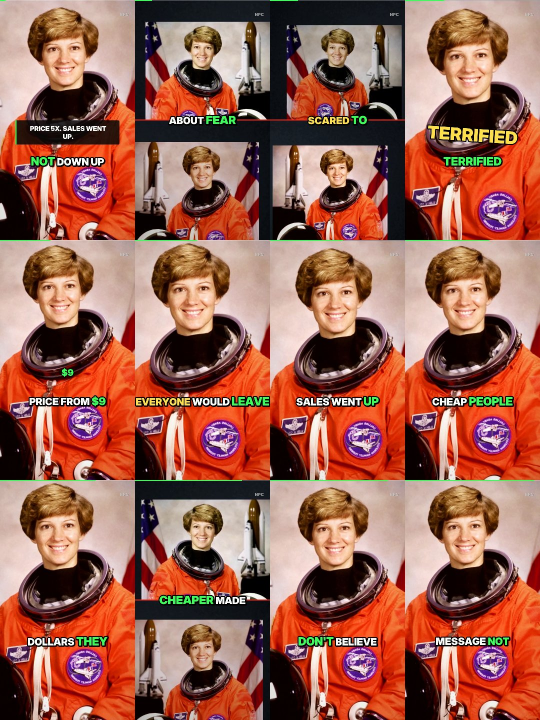
#> input picture NPC_VIRAL_STUDIO/NPC_TEST_PODCAST/QC/NPC_CLIP_01_contact_sheet.jpg, 1080 x 1440 px (shown at 1/2 size)
$ python -i short1.py   (imports and definitions only)
#> lines starting #> are read from the running program, lines starting #| are printed output that depends on the picture
#!/usr/bin/env python3
# SPACE SECRETS — Short #1 from the Moon documentary: "No Moon = No Tides?" (vertical 1080x1920).
# Script: /yt-script-scored hook (82 STRONG) + documentary lines 38–48. Built under Retention System V3.
import json, math, re, subprocess, sys
from multiprocessing import Pool

import numpy as np
import soundfile as sf
from PIL import Image, ImageDraw, ImageFilter, ImageFont
from scipy import ndimage

import earth, moonr, star
from sfx import SR, lp, hp, bp, envx, place, osc, boom, crack, whoosh, tick, riser, reverb, arng

W, H, FPS = 1080, 1920, 30
star.W, star.H = W, H
# [1 line not run here, left out]

# ------------------------------------------------------------------ timeline: new hook + documentary lines 38-48
HOOK_WORDS = ["Lose", "the", "Moon,", "and", "you", "lose", "about", "2", "of", "every", "3", "feet", "of", "tide.", "But", "why", "not", "all", "of", "it?"]
def build_timing():
    h, sr = sf.read("vo/TH.wav")
    hop = int(0.01 * sr)
    e = np.array([np.sqrt(np.mean(h[i:i + hop] ** 2)) for i in range(0, len(h) - hop, hop)])
    v = np.where(e > 0.02 * e.max())[0]; a, b = v[0], v[-1]
    syl = lambda w: max(1, len(re.findall(r"[aeiouy]+", w.lower()))) + (0.6 if re.search(r"[,.?]$", w) else 0)
    wts = np.array([syl(w if w not in ("2", "3") else "three") for w in HOOK_WORDS], float)
    bnd = a + (b - a) * np.concatenate([[0], np.cumsum(wts) / wts.sum()])
    t0 = 0.05
    lines = [{"file": "vo/TH.wav", "start": t0, "dur": len(h) / sr,
              "words": [(w, round(t0 + bnd[i] * 0.01, 3), round(t0 + bnd[i + 1] * 0.01, 3)) for i, w in enumerate(HOOK_WORDS)]}]
    t = t0 + len(h) / sr + 0.35
    for i in range(38, 49):
        L = DOC[i]; off = t - L["start"]
        lines.append({"file": f"vo/T{i:03d}.wav", "start": round(t, 3), "dur": L["dur"],
                      "words": [(w, round(s + off, 3), round(e + off, 3)) for w, s, e in L["words"]], "doc": i})
        n = len(L["words"])
        t += L["dur"] + (0.45 if n <= 3 else 0.4)
    return lines
# [1 line that did not run here, left out]
# [1 line that did not run here, left out]
# [1 line that did not run here, left out]
# [1 line that did not run here, left out]
def ls(i): return TIM[i]["start"]                    # i: 0 = hook, 1.. = doc lines 38..48
def ws(i, k): return TIM[i]["words"][min(k, len(TIM[i]["words"]) - 1)][1]
# [1 line that did not run here, left out]
# [1 line that did not run here, left out]

def clamp(v, a, b): return max(a, min(b, v))
def seg(t, a, b): return clamp((t - a) / (b - a), 0.0, 1.0) if b > a else float(t >= a)
def ease(x): x = clamp(x, 0, 1); return x * x * (3 - 2 * x)
def ease_out(x): x = clamp(x, 0, 1); return 1 - (1 - x) ** 3
def ease_back(x): x = clamp(x, 0, 1); c = 1.7; return 1 + (c + 1) * (x - 1) ** 3 + c * (x - 1) ** 2
def lerp(a, b, k): return a + (b - a) * k

F_CAP = "/usr/share/fonts/opentype/inter/Inter-Black.otf"
F_UI = "/usr/share/fonts/opentype/inter/Inter-ExtraBold.otf"
F_MONO = "/usr/share/fonts/truetype/jetbrains-mono/JetBrainsMono-Bold.ttf"
_F = {}
# [4 lines left out: function font, not called in this run]
WHITE, YELLOW, BLACK, CYAN, ORANGE, RED, GREEN = (255, 255, 255), (255, 212, 0), (0, 0, 0), (120, 210, 255), (255, 190, 90), (240, 80, 60), (110, 230, 150)
SAFE_CX = 510

_C = {}
def cache(k, fn):
    if k not in _C: _C[k] = fn()
    return _C[k]

# [8 lines left out: function stars, not called in this run]

def tone(arr):
    a = np.clip(arr, 0, None) / 255.0
    return np.clip(255 * (1 - np.exp(-a * 1.25)) / (1 - math.exp(-1.25)), 0, 255)

def glow(arr, amt=0.35, thr=165, rad=30):
    small = Image.fromarray(np.clip(arr, 0, 255).astype(np.uint8)).resize((W // 4, H // 4), Image.BILINEAR)
    hi = np.clip(np.asarray(small, np.float32) - thr, 0, None) * 1.8
    bl = np.asarray(Image.fromarray(np.clip(hi, 0, 255).astype(np.uint8)).filter(ImageFilter.GaussianBlur(rad / 4)).resize((W, H), Image.BILINEAR), np.float32)
    return arr + bl * amt

def finish(arr, g=0.35): return Image.fromarray(np.clip(tone(glow(arr, g)), 0, 255).astype(np.uint8))

# [10 lines left out: functions tag, pop, not called in this run]

def sub(d, x, y, txt, color=(225, 225, 225), size=30, a=255):
    d.text((x, y), txt, font=font(F_MONO, size), fill=color + (a,), anchor="mm", stroke_width=4, stroke_fill=BLACK)

# [4 lines left out: function shake, not called in this run]

# ------------------------------------------------------------------ captions (series identity, safe area)
EMPH = {"MOON,", "LOSE", "2", "3", "FEET", "TIDE.", "WHY", "ALL", "FLATTEN", "MOMENTUM.", "COMPLEX", "SHAPES.", "DISAPPEAR.", "NOT",
        "VANISH", "COMPLETELY.", "WHY?", "SUN", "TIDES.", "WEAKER", "SIGNIFICANT.", "SOLAR"}
CAPS = []
# [9 lines not run here, left out]
CAPS = [(ch[0][1], (CAPS[i + 1][0][1] if i + 1 < len(CAPS) and CAPS[i + 1][0][1] - ch[-1][2] < 0.6 else ch[-1][2] + 0.4), ch) for i, ch in enumerate(CAPS)]

# [25 lines left out: function draw_caption, not called in this run]

# ------------------------------------------------------------------ scenes
MX, MY, MR = 700, 420, 150
# [195 lines left out: functions sky, beach, bulge, bulge_zoom, basin, bars and 3 more, not called in this run]

def scenes():
    L = lambda i: ls(i) - 0.1
    return [
        (0, HOOK_END, sc_hook),
        (HOOK_END, L(2), lambda t: bulge(t, HOOK_END, moon_off=ls(1) + 1.0, notes=(("STILL MOVING", ws(1, 9), YELLOW, 330),))),
        (L(2), L(3), lambda t: beach(t * 1.6, moon=0.0, amp=0.9, tl_label=False)),
        (L(3), L(5), lambda t: basin(t, L(3))),
        (L(5), L(6), lambda t: beach(t * 1.8 + 3, moon=0.0, amp=0.75, tl_label=True)),
        (L(6), L(7), lambda t: trace(t, L(6))),
        (L(7), L(9), lambda t: bulge_zoom(t, L(7))),
        (L(9), L(10), lambda t: sun_tides(t, L(9))),
        (L(10), L(11), lambda t: bars(t, L(10), ls(11) - 0.6)),
        (L(11), DUR + 1, lambda t: sc_end(t)),
    ]

# [9 lines left out: function sc_end, not called in this run]

# [1 line that did not run here, left out]
yy_, xx_ = np.mgrid[0:H, 0:W].astype(np.float32)
VIG = (1 - 0.32 * (((xx_ - W / 2) / (W / 2)) ** 2 + ((yy_ - H / 2) / (H / 2)) ** 2) ** 1.6).clip(0.5, 1)[..., None]
# [1 line not run here, left out]
GRN = np.random.default_rng(3)
GRAIN = [GRN.normal(0, 3.2, (H // 2, W // 2, 1)).astype(np.float32).repeat(2, 0).repeat(2, 1) for _ in range(4)]

# [58 lines left out: functions frame, render_video, surf, render_audio, not called in this run]

# [8 lines not run here, left out]

>>> import cv2
>>> picture = cv2.imread('../../../NPC_VIRAL_STUDIO/NPC_TEST_PODCAST/QC/NPC_CLIP_01_contact_sheet.jpg', cv2.IMREAD_GRAYSCALE)
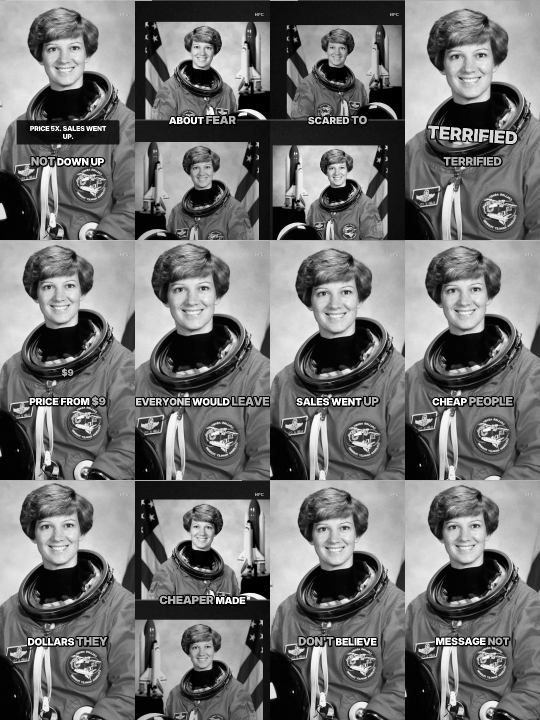
#> picture: shape (1440, 1080) (shown at 1/2 size); min 0, max 255, mean 113.4
>>> result = glow(picture)
#> in glow, `small = Image.fromarray(np.clip(arr, 0, 255).astype(np.uint8)).resize(..`:
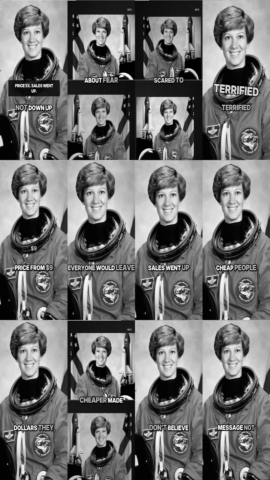
#> small: PIL image 270x480 L; min 0, max 249, mean 113.4
#> in glow, `hi = np.clip(np.asarray(small, np.float32) - thr, 0, None) * 1.8`:
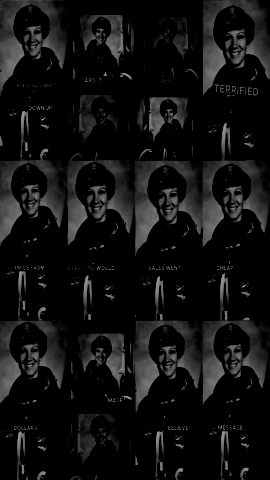
#> hi: shape (480, 270) float32; min 0, max 151.2, mean 17.1
#> in glow, `bl = np.asarray(Image.fromarray(np.clip(hi, 0, 255).astype(np.uint8))...`:
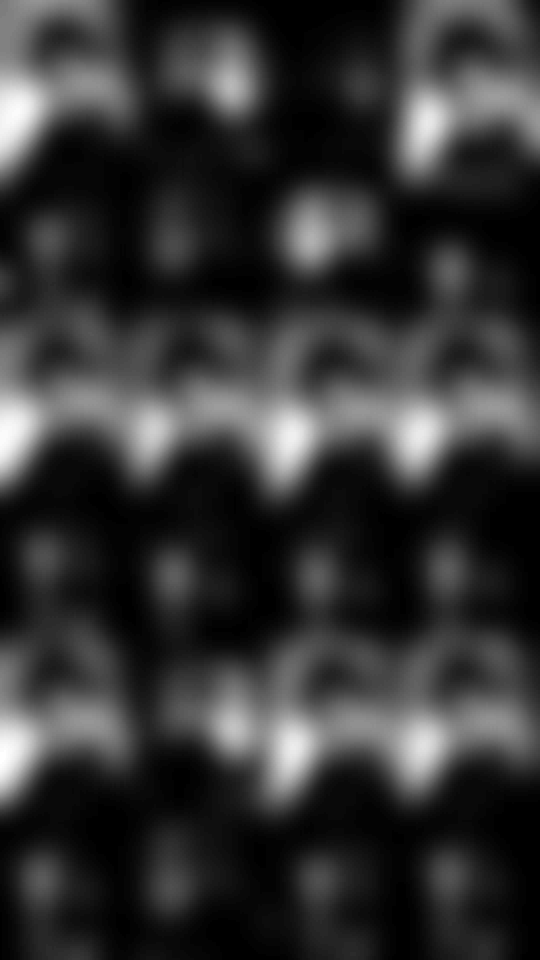
#> bl: shape (1920, 1080) float32 (shown at 1/2 size); min 0, max 83, mean 16.9; drawn with min black and max white
#> (the run stopped early here; a loop or call above may not have finished)

$ run again, on NPC_VIRAL_STUDIO/NPC_TEST_PODCAST/QC/NPC_CLIP_03_contact_sheet.jpg
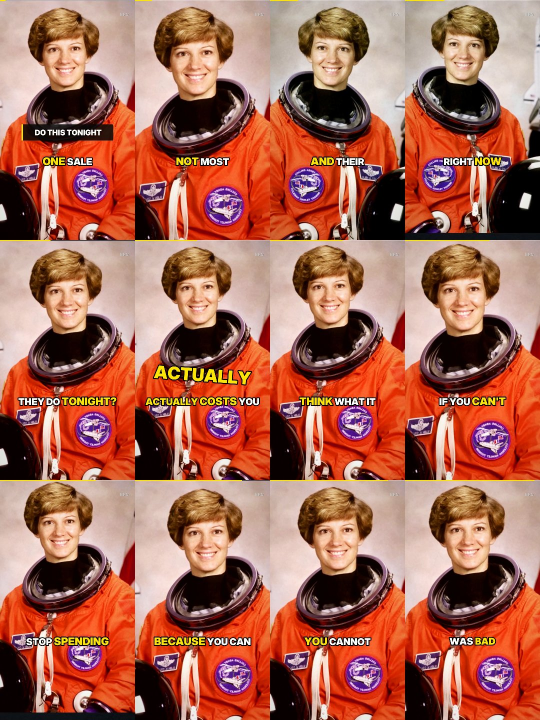
#> input picture NPC_VIRAL_STUDIO/NPC_TEST_PODCAST/QC/NPC_CLIP_03_contact_sheet.jpg, 1080 x 1440 px (shown at 1/2 size)
#> in glow, `hi = np.clip(np.asarray(small, np.float32) - thr, 0, None) * 1.8`:
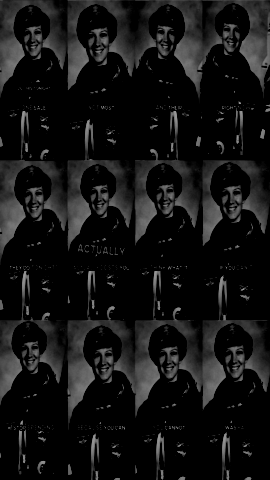
#> hi: shape (480, 270) float32; min 0, max 151.2, mean 19.8
#> in glow, `bl = np.asarray(Image.fromarray(np.clip(hi, 0, 255).astype(np.uint8))...`:
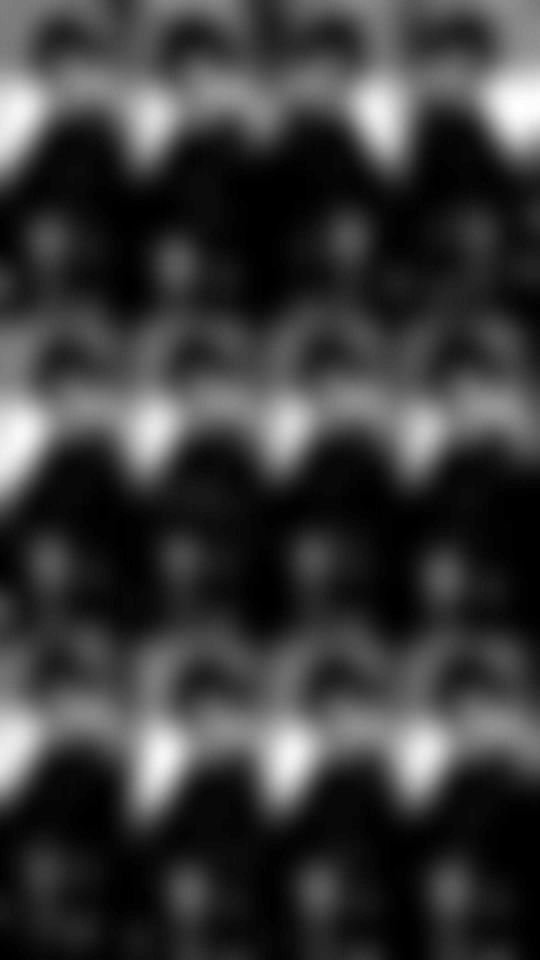
#> bl: shape (1920, 1080) float32 (shown at 1/2 size); min 0, max 86, mean 19.7; drawn with min black and max white

$ run again, on NPC_VIRAL_STUDIO/NPC_TEST_PODCAST/QC/NPC_CLIP_04_contact_sheet.jpg
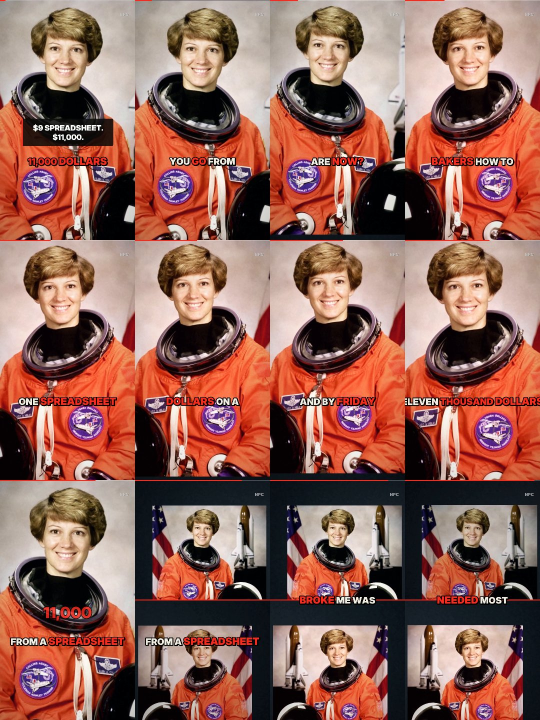
#> input picture NPC_VIRAL_STUDIO/NPC_TEST_PODCAST/QC/NPC_CLIP_04_contact_sheet.jpg, 1080 x 1440 px (shown at 1/2 size)
#> in glow, `hi = np.clip(np.asarray(small, np.float32) - thr, 0, None) * 1.8`:
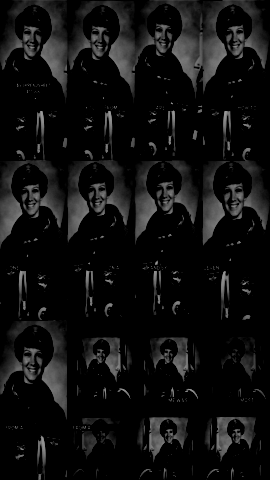
#> hi: shape (480, 270) float32; min 0, max 153, mean 15.7
#> in glow, `bl = np.asarray(Image.fromarray(np.clip(hi, 0, 255).astype(np.uint8))...`:
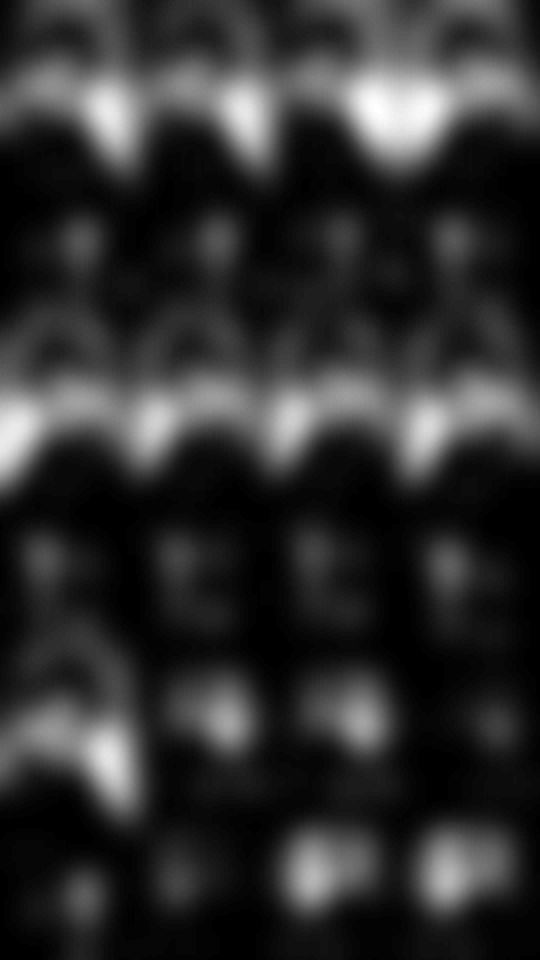
#> bl: shape (1920, 1080) float32 (shown at 1/2 size); min 0, max 83, mean 15.5; drawn with min black and max white

$ run again, on NPC_VIRAL_STUDIO/NPC_TEST_PODCAST/QC/NPC_CLIP_05_contact_sheet.jpg
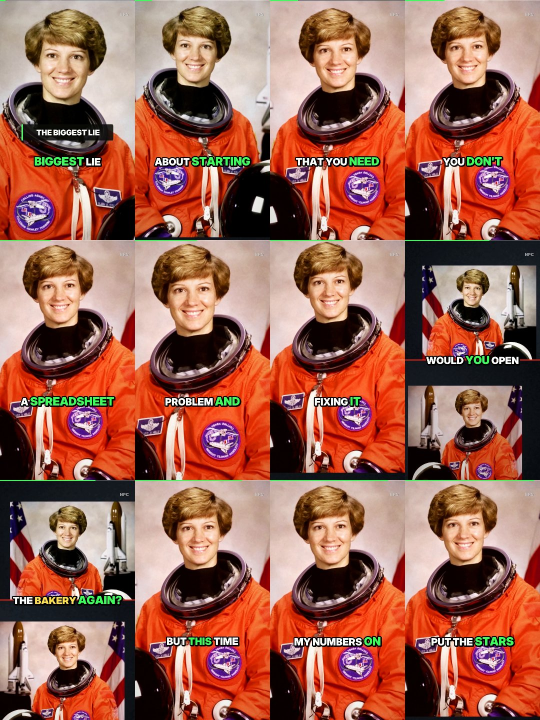
#> input picture NPC_VIRAL_STUDIO/NPC_TEST_PODCAST/QC/NPC_CLIP_05_contact_sheet.jpg, 1080 x 1440 px (shown at 1/2 size)
#> in glow, `hi = np.clip(np.asarray(small, np.float32) - thr, 0, None) * 1.8`:
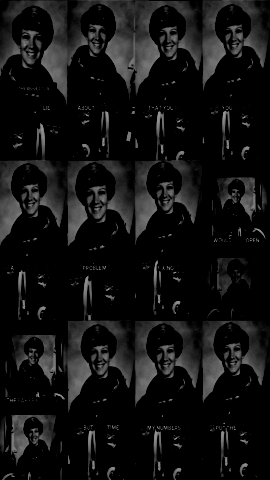
#> hi: shape (480, 270) float32; min 0, max 153, mean 17.8
#> in glow, `bl = np.asarray(Image.fromarray(np.clip(hi, 0, 255).astype(np.uint8))...`:
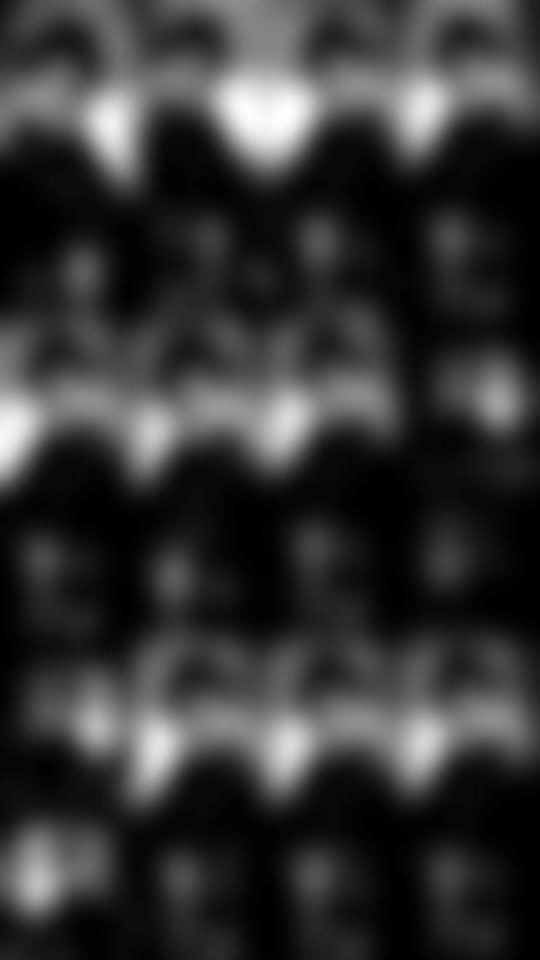
#> bl: shape (1920, 1080) float32 (shown at 1/2 size); min 0, max 85, mean 17.6; drawn with min black and max white
